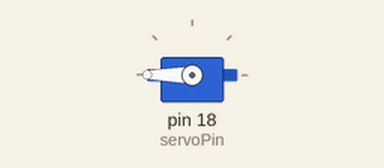
The sketch below on a simulated Arduino Uno, built with avr-gcc and run on an emulated ATmega328P. On the bench: servo. What the sketch prints to the serial monitor is not drawn.

Above: at 0.05 s.
Timing chart, 0 to 4.6 s (numbered marks = the images above):
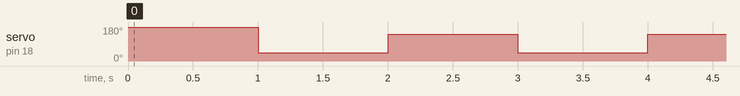

The sketch:

color_calib.ino
```cpp
#include <Servo.h>

Servo myServo;

const int servoPin = 18;   // Change this to your servo's actual pin
const int OPEN_POS = 0;    // Adjust if needed
const int CLOSE_POS = 180; // Adjust if needed
const unsigned long INTERVAL = 1000;  // 1 second delay between movements

bool isOpen = false;  // Track servo state
unsigned long lastToggleTime = 0;  // Store last toggle time

void setup() {
    Serial.begin(9600);
    myServo.attach(servoPin);

    Serial.println("🔒 Closing Claw at Startup...");
    myServo.write(CLOSE_POS);  // Start by closing the claw
}

void loop() {
    // Check if it's time to toggle the servo
    if (millis() - lastToggleTime >= INTERVAL) {
        lastToggleTime = millis();  // Reset the timer

        if (isOpen) {
            Serial.println("🔒 Closing Claw...");
            myServo.writeMicroseconds(2000);
        } else {
            Serial.println("🔓 Opening Claw...");
            myServo.writeMicroseconds(1000);
        }

        isOpen = !isOpen;  // Toggle the state
    }
}
```

Measured:
- by itself, servo on pin 18 (servoPin): alternates 141° for 1.0 s and 44° for 1.0 s
